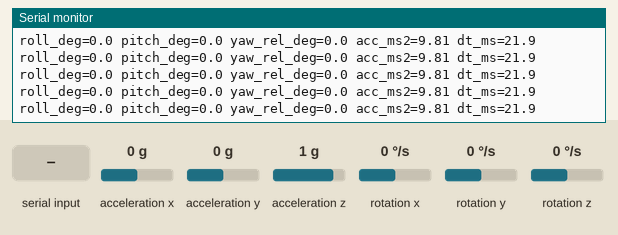
This sketch was run on a simulated Arduino Uno, built with avr-gcc and run on an emulated ATmega328P. Parts: the last lines printed to the serial monitor. Wiring (from diagram.json): MPU-6050 motion sensor at I2C address 0x68. The inputs (shaded band) are chosen by the test bench; at power-on: acceleration x 0 g, acceleration y 0 g, acceleration z 1 g, rotation x 0 °/s, rotation y 0 °/s, rotation z 0 °/s.

Above: at 7.9 s.
8.0 s: "z" received over Serial
9.5 s: acceleration x set to -1.4 g
At 9.7 s:
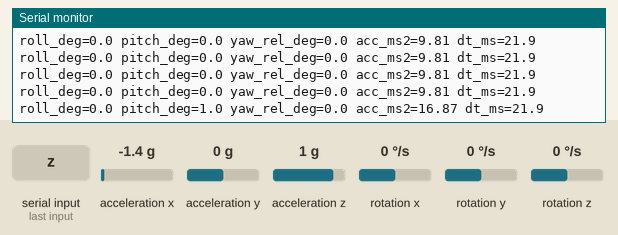
11.0 s: acceleration y set to -1.4 g
At 11.02 s:
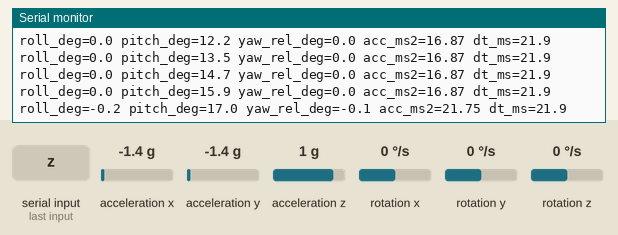
12.5 s: acceleration z set to -1.4 g
At 12.55 s:
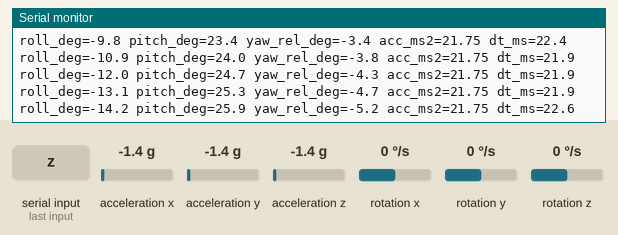
14.0 s: "Z" received over Serial
At 14.2 s:
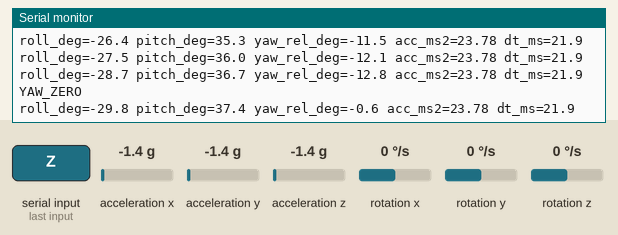
15.5 s: rotation x set to -192 °/s
At 15.52 s:
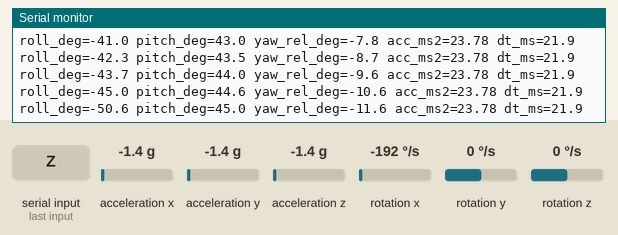
Timing chart, 0 to 18.0 s (numbered marks = the images above; inputs shaded):
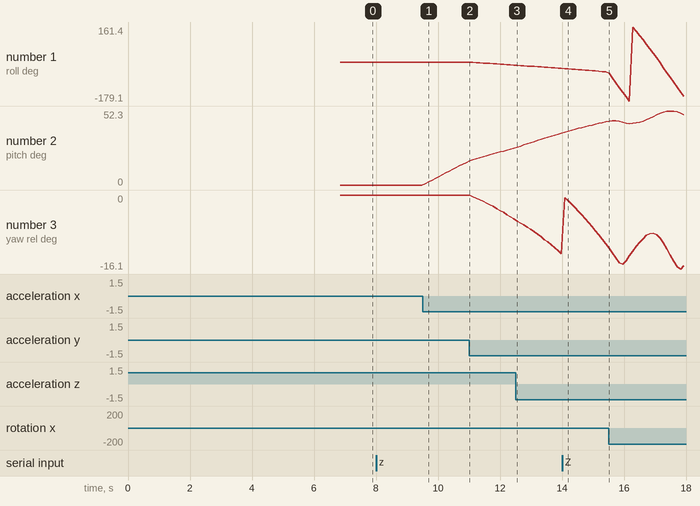

Measured:
- after the input at 9.5 s, the serial monitor: prints a new line after 0.09 s (image 1)
- after the input at 11.0 s, the serial monitor: prints a new line at once (image 2)
- after the input at 14.0 s, the serial monitor: prints a new line at once (image 4)
- after the input at 15.5 s, the serial monitor: prints a new line at once (image 5)
- plotted number 1: 0 → -14.2 after the input at 11.0 s, -14.2 → -28.7 after the input at 12.5 s, -45 → -157.9 after the input at 15.5 s
- plotted number 2: 0 → 15.9 after the input at 9.5 s, 15.9 → 25.9 after the input at 11.0 s, 25.9 → 36.7 after the input at 12.5 s
- plotted number 3: 0 → -5.2 after the input at 11.0 s, -5.2 → -12.8 after the input at 12.5 s, -12.8 → -10.6 after the input at 14.0 s, -10.6 → -15.4 after the input at 15.5 s

The sketch:

sketch.ino
```cpp
// CODEPLANT TECH 16: UNO R3 + blue 8-pin GY-521 + BSS138 I2C level shifter.
// Educational 6-DoF attitude estimate. Yaw is relative, not a compass heading.
#include <Wire.h>
#include <MadgwickAHRS.h>
#include <math.h>

const uint8_t ADDRESS = 0x68;  // AD0 -> GND
const uint32_t PERIOD_US = 20000;  // target 50 updates/s
const float G0 = 9.80665f;
Madgwick filter;
float biasX = 0, biasY = 0, biasZ = 0;  // stationary gyro bias, deg/s
float yawZero = 0;
uint32_t lastSample = 0, lastPrint = 0;
struct Sample { float ax, ay, az, gx, gy, gz; };

void stopWith(const __FlashStringHelper *message) {
  Serial.println(message);
  while (true) { delay(1000); }  // fix the cause, then press RESET
}

bool writeRegister(uint8_t reg, uint8_t value) {
  Wire.beginTransmission(ADDRESS);
  Wire.write(reg); Wire.write(value);
  return Wire.endTransmission() == 0;
}

bool readBytes(uint8_t reg, uint8_t count, uint8_t *data) {
  Wire.clearWireTimeoutFlag();
  Wire.beginTransmission(ADDRESS); Wire.write(reg);
  if (Wire.endTransmission(false) != 0) return false;
  if (Wire.requestFrom(ADDRESS, count) != count) return false;
  for (uint8_t i = 0; i < count; ++i) data[i] = Wire.read();
  return !Wire.getWireTimeoutFlag();
}

int16_t signed16(const uint8_t *b) {
  return (int16_t)(((uint16_t)b[0] << 8) | b[1]);
}

bool readSample(Sample &s) {
  uint8_t b[14];
  if (!readBytes(0x3B, sizeof(b), b)) return false;
  // +/-2g: 16384 LSB/g; +/-250 deg/s: 131 LSB/(deg/s).
  s.ax = signed16(b) * (G0 / 16384.0f);
  s.ay = signed16(b + 2) * (G0 / 16384.0f);
  s.az = signed16(b + 4) * (G0 / 16384.0f);
  // b[6..7] is temperature, not a gyro axis.
  s.gx = signed16(b + 8) / 131.0f;
  s.gy = signed16(b + 10) / 131.0f;
  s.gz = signed16(b + 12) / 131.0f;
  return true;
}

float norm(const Sample &s) {
  return sqrtf(s.ax*s.ax + s.ay*s.ay + s.az*s.az);
}

float wrap180(float degrees) {
  while (degrees >= 180.0f) degrees -= 360.0f;
  while (degrees < -180.0f) degrees += 360.0f;
  return degrees;
}

void calibrate() {
  Serial.println(F("CALIBRATING: flat, component side up; keep still for 5 s"));
  float sum[3] = {0}, sum2[3] = {0};
  const uint16_t N = 250;
  for (uint16_t i = 0; i < N; ++i) {
    Sample s;
    if (!readSample(s)) stopWith(F("ERROR: I2C_READ"));
    // Teaching thresholds: require a nearly level, stationary start.
    if (fabsf(norm(s)-G0) > 0.6f || fabsf(s.ax) > 1.7f ||
        fabsf(s.ay) > 1.7f || s.az < 9.0f ||
        fabsf(s.gx) > 5 || fabsf(s.gy) > 5 || fabsf(s.gz) > 5)
      stopWith(F("ERROR: CAL_MOVE_OR_NOT_LEVEL"));
    float g[3] = {s.gx, s.gy, s.gz};
    for (uint8_t k = 0; k < 3; ++k) { sum[k] += g[k]; sum2[k] += g[k]*g[k]; }
    delay(20);
  }
  float mean[3];
  for (uint8_t k = 0; k < 3; ++k) {
    mean[k] = sum[k]/N;
    float variance = sum2[k]/N - mean[k]*mean[k];
    if (variance > 0.64f) stopWith(F("ERROR: CAL_NOISE"));
  }
  biasX = mean[0]; biasY = mean[1]; biasZ = mean[2];
}

void setup() {
  Serial.begin(115200);
  Wire.begin(); Wire.setClock(100000); Wire.setWireTimeout(25000, true);
  uint8_t who = 0;
  if (!readBytes(0x75, 1, &who) || who != 0x68)
    stopWith(F("ERROR: MPU6050_NOT_FOUND"));
  if (!writeRegister(0x6B, 0x80)) stopWith(F("ERROR: I2C_CONFIG"));
  delay(100);  // reset any settings left by an earlier sketch
  if (!writeRegister(0x6B, 0x01)) stopWith(F("ERROR: I2C_CONFIG"));
  delay(100);  // wake, use X gyro PLL clock
  if (!writeRegister(0x1A, 0x04) || !writeRegister(0x19, 19) ||
      !writeRegister(0x1B, 0x00) || !writeRegister(0x1C, 0x00))
    stopWith(F("ERROR: I2C_CONFIG"));
  delay(1000);
  calibrate();
  filter.begin(50.0f);
  yawZero = filter.getYaw();
  Serial.print(F("BIAS_DPS=")); Serial.print(biasX, 3); Serial.print(',');
  Serial.print(biasY, 3); Serial.print(','); Serial.println(biasZ, 3);
  Serial.println(F("READY: roll_deg pitch_deg yaw_rel_deg; send z to zero yaw"));
  lastSample = micros(); lastPrint = millis();
}

void loop() {
  if ((uint32_t)(micros()-lastSample) < PERIOD_US) return;
  Sample s;
  if (!readSample(s)) stopWith(F("ERROR: I2C_READ"));
  uint32_t now = micros();
  uint32_t elapsed = now-lastSample; lastSample = now;
  if (elapsed > 100000UL) stopWith(F("ERROR: TIME_GAP"));
  if (fabsf(s.ax) > 19.0f || fabsf(s.ay) > 19.0f || fabsf(s.az) > 19.0f ||
      fabsf(s.gx) > 240 || fabsf(s.gy) > 240 || fabsf(s.gz) > 240)
    stopWith(F("ERROR: NEAR_RANGE_LIMIT"));
  // begin() updates only dt; it does not reset the quaternion.
  filter.begin(1000000.0f/elapsed);
  filter.updateIMU(s.gx-biasX, s.gy-biasY, s.gz-biasZ, s.ax, s.ay, s.az);
  float roll = filter.getRoll(), pitch = filter.getPitch(), yaw = filter.getYaw();
  if (!isfinite(roll) || !isfinite(pitch) || !isfinite(yaw))
    stopWith(F("ERROR: FILTER_VALUE"));
  while (Serial.available()) {
    char command = Serial.read();
    if (command == 'z' || command == 'Z') { yawZero = yaw; Serial.println(F("YAW_ZERO")); }
  }
  if ((uint32_t)(millis()-lastPrint) >= 100) {
    lastPrint = millis();
    Serial.print(F("roll_deg=")); Serial.print(roll, 1);
    Serial.print(F(" pitch_deg=")); Serial.print(pitch, 1);
    Serial.print(F(" yaw_rel_deg=")); Serial.print(wrap180(yaw-yawZero), 1);
    Serial.print(F(" acc_ms2=")); Serial.print(norm(s), 2);
    Serial.print(F(" dt_ms=")); Serial.println(elapsed/1000.0f, 1);
  }
}
```
